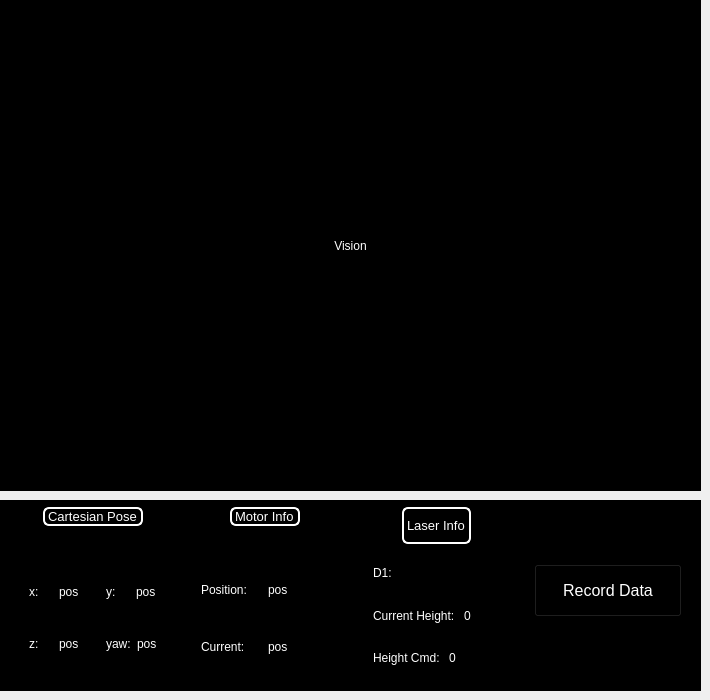
         <widget class="QWidget" name="VisionAndInfoPage">
          <widget class="QWidget" name="CameraWidgetInComponentControl" native="true">
           <property name="geometry">
            <rect>
             <x>0</x>
             <y>0</y>
             <width>701</width>
             <height>491</height>
            </rect>
           </property>
           <property name="styleSheet">
            <string notr="true">background-color: #000000;</string>
           </property>
           <layout class="QHBoxLayout" name="horizontalLayout_15">
            <item>
             <widget class="QLabel" name="VisionTextInComponentControl">
              <property name="styleSheet">
               <string notr="true">color:white;</string>
              </property>
              <property name="text">
               <string>Vision</string>
              </property>
              <property name="alignment">
               <set>Qt::AlignmentFlag::AlignCenter</set>
              </property>
             </widget>
            </item>
           </layout>
          </widget>
          <widget class="QFrame" name="Info_2">
           <property name="geometry">
            <rect>
             <x>0</x>
             <y>500</y>
             <width>701</width>
             <height>191</height>
            </rect>
           </property>
           <property name="styleSheet">
            <string notr="true"> background-color: #000000; color: white;</string>
           </property>
           <property name="frameShape">
            <enum>QFrame::Shape::StyledPanel</enum>
           </property>
           <property name="frameShadow">
            <enum>QFrame::Shadow::Raised</enum>
           </property>
           <layout class="QHBoxLayout" name="horizontalLayout_19" stretch="0,0,0,0">
            <property name="topMargin">
             <number>0</number>
            </property>
            <property name="bottomMargin">
             <number>9</number>
            </property>
            <item>
             <widget class="QWidget" name="CartesianPoseWidget_2" native="true">
              <property name="sizePolicy">
               <sizepolicy hsizetype="Preferred" vsizetype="Preferred">
                <horstretch>0</horstretch>
                <verstretch>0</verstretch>
               </sizepolicy>
              </property>
              <property name="minimumSize">
               <size>
                <width>0</width>
                <height>0</height>
               </size>
              </property>
              <layout class="QGridLayout" name="gridLayout_4">
               <property name="topMargin">
                <number>6</number>
               </property>
               <item row="1" column="1">
                <widget class="QFrame" name="yPosFrame_2">
                 <property name="frameShape">
                  <enum>QFrame::Shape::StyledPanel</enum>
                 </property>
                 <property name="frameShadow">
                  <enum>QFrame::Shadow::Raised</enum>
                 </property>
                 <layout class="QHBoxLayout" name="horizontalLayout_22">
                  <property name="bottomMargin">
                   <number>3</number>
                  </property>
                  <item alignment="Qt::AlignmentFlag::AlignLeft|Qt::AlignmentFlag::AlignVCenter">
                   <widget class="QLabel" name="y_2">
                    <property name="font">
                     <font>
                      <pointsize>9</pointsize>
                     </font>
                    </property>
                    <property name="text">
                     <string>y:</string>
                    </property>
                   </widget>
                  </item>
                  <item alignment="Qt::AlignmentFlag::AlignHCenter|Qt::AlignmentFlag::AlignVCenter">
                   <widget class="QLabel" name="yText_2">
                    <property name="text">
                     <string>pos</string>
                    </property>
                   </widget>
                  </item>
                 </layout>
                </widget>
               </item>
               <item row="2" column="0">
                <widget class="QFrame" name="zPosFrame_2">
                 <property name="frameShape">
                  <enum>QFrame::Shape::StyledPanel</enum>
                 </property>
                 <property name="frameShadow">
                  <enum>QFrame::Shadow::Raised</enum>
                 </property>
                 <layout class="QHBoxLayout" name="horizontalLayout_27">
                  <property name="bottomMargin">
                   <number>14</number>
                  </property>
                  <item alignment="Qt::AlignmentFlag::AlignLeft|Qt::AlignmentFlag::AlignVCenter">
                   <widget class="QLabel" name="z_2">
                    <property name="font">
                     <font>
                      <pointsize>9</pointsize>
                     </font>
                    </property>
                    <property name="text">
                     <string>z:</string>
                    </property>
                   </widget>
                  </item>
                  <item alignment="Qt::AlignmentFlag::AlignHCenter|Qt::AlignmentFlag::AlignVCenter">
                   <widget class="QLabel" name="zText_2">
                    <property name="text">
                     <string>pos</string>
                    </property>
                   </widget>
                  </item>
                 </layout>
                </widget>
               </item>
               <item row="2" column="1">
                <widget class="QFrame" name="yawPosFrame_2">
                 <property name="frameShape">
                  <enum>QFrame::Shape::StyledPanel</enum>
                 </property>
                 <property name="frameShadow">
                  <enum>QFrame::Shadow::Raised</enum>
                 </property>
                 <layout class="QHBoxLayout" name="horizontalLayout_28">
                  <property name="bottomMargin">
                   <number>14</number>
                  </property>
                  <item alignment="Qt::AlignmentFlag::AlignLeft|Qt::AlignmentFlag::AlignVCenter">
                   <widget class="QLabel" name="yaw_2">
                    <property name="font">
                     <font>
                      <pointsize>9</pointsize>
                     </font>
                    </property>
                    <property name="text">
                     <string>yaw:</string>
                    </property>
                   </widget>
                  </item>
                  <item alignment="Qt::AlignmentFlag::AlignHCenter|Qt::AlignmentFlag::AlignVCenter">
                   <widget class="QLabel" name="yawText_2">
                    <property name="text">
                     <string>pos</string>
                    </property>
                   </widget>
                  </item>
                 </layout>
                </widget>
               </item>
               <item row="0" column="0" colspan="2" alignment="Qt::AlignmentFlag::AlignHCenter|Qt::AlignmentFlag::AlignTop">
                <widget class="QLabel" name="CartesianPoseText_2">
                 <property name="font">
                  <font>
                   <pointsize>10</pointsize>
                  </font>
                 </property>
                 <property name="styleSheet">
                  <string notr="true">border: 2px solid #FFFFFF;  /* white solid border */
border-radius: 6px;</string>
                 </property>
                 <property name="text">
                  <string>Cartesian Pose</string>
                 </property>
                </widget>
               </item>
               <item row="1" column="0">
                <widget class="QFrame" name="xPosFrame_2">
                 <property name="font">
                  <font>
                   <pointsize>9</pointsize>
                  </font>
                 </property>
                 <property name="frameShape">
                  <enum>QFrame::Shape::StyledPanel</enum>
                 </property>
                 <property name="frameShadow">
                  <enum>QFrame::Shadow::Raised</enum>
                 </property>
                 <layout class="QHBoxLayout" name="horizontalLayout_29">
                  <property name="leftMargin">
                   <number>9</number>
                  </property>
                  <property name="bottomMargin">
                   <number>3</number>
                  </property>
                  <item alignment="Qt::AlignmentFlag::AlignLeft|Qt::AlignmentFlag::AlignVCenter">
                   <widget class="QLabel" name="x_2">
                    <property name="font">
                     <font>
                      <pointsize>9</pointsize>
                     </font>
                    </property>
                    <property name="text">
                     <string>x:</string>
                    </property>
                   </widget>
                  </item>
                  <item alignment="Qt::AlignmentFlag::AlignHCenter|Qt::AlignmentFlag::AlignVCenter">
                   <widget class="QLabel" name="xText_2">
                    <property name="text">
                     <string>pos</string>
                    </property>
                   </widget>
                  </item>
                 </layout>
                </widget>
               </item>
              </layout>
             </widget>
            </item>
            <item>
             <widget class="QWidget" name="MotorInfoWidget_2" native="true">
              <property name="styleSheet">
               <string notr="true"/>
              </property>
              <layout class="QGridLayout" name="gridLayout_5">
               <property name="topMargin">
                <number>6</number>
               </property>
               <item row="2" column="0">
                <widget class="QFrame" name="PositionFrame_2">
                 <property name="frameShape">
                  <enum>QFrame::Shape::StyledPanel</enum>
                 </property>
                 <property name="frameShadow">
                  <enum>QFrame::Shadow::Raised</enum>
                 </property>
                 <layout class="QHBoxLayout" name="horizontalLayout_30">
                  <item>
                   <widget class="QLabel" name="Position_2">
                    <property name="text">
                     <string>Position:</string>
                    </property>
                   </widget>
                  </item>
                  <item>
                   <widget class="QLabel" name="PositionText_2">
                    <property name="text">
                     <string>pos</string>
                    </property>
                   </widget>
                  </item>
                 </layout>
                </widget>
               </item>
               <item row="0" column="0" alignment="Qt::AlignmentFlag::AlignHCenter|Qt::AlignmentFlag::AlignTop">
                <widget class="QLabel" name="MotorInfoText_2">
                 <property name="font">
                  <font>
                   <pointsize>10</pointsize>
                  </font>
                 </property>
                 <property name="styleSheet">
                  <string notr="true">border: 2px solid #FFFFFF;  /* white solid border */
border-radius: 6px;</string>
                 </property>
                 <property name="text">
                  <string>Motor Info</string>
                 </property>
                </widget>
               </item>
               <item row="3" column="0">
                <widget class="QFrame" name="CurrentFrame_2">
                 <property name="frameShape">
                  <enum>QFrame::Shape::StyledPanel</enum>
                 </property>
                 <property name="frameShadow">
                  <enum>QFrame::Shadow::Raised</enum>
                 </property>
                 <layout class="QHBoxLayout" name="horizontalLayout_31">
                  <item>
                   <widget class="QLabel" name="Current_2">
                    <property name="text">
                     <string>Current: </string>
                    </property>
                   </widget>
                  </item>
                  <item>
                   <widget class="QLabel" name="CurrentText_2">
                    <property name="text">
                     <string>pos</string>
                    </property>
                   </widget>
                  </item>
                 </layout>
                </widget>
               </item>
              </layout>
             </widget>
            </item>
            <item>
             <widget class="QWidget" name="RecordData_2" native="true">
              <layout class="QGridLayout" name="gridLayout_6">
               <property name="topMargin">
                <number>6</number>
               </property>
               <item row="1" column="0">
                <widget class="QFrame" name="frame_12">
                 <property name="frameShape">
                  <enum>QFrame::Shape::StyledPanel</enum>
                 </property>
                 <property name="frameShadow">
                  <enum>QFrame::Shadow::Raised</enum>
                 </property>
                 <layout class="QVBoxLayout" name="verticalLayout_15">
                  <property name="leftMargin">
                   <number>9</number>
                  </property>
                  <property name="topMargin">
                   <number>9</number>
                  </property>
                  <property name="bottomMargin">
                   <number>0</number>
                  </property>
                  <item>
                   <widget class="QLabel" name="d1_2">
                    <property name="text">
                     <string>D1: </string>
                    </property>
                   </widget>
                  </item>
                 </layout>
                </widget>
               </item>
               <item row="0" column="0" alignment="Qt::AlignmentFlag::AlignHCenter">
                <widget class="QLabel" name="LaserInfoText_2">
                 <property name="font">
                  <font>
                   <pointsize>10</pointsize>
                  </font>
                 </property>
                 <property name="styleSheet">
                  <string notr="true">border: 2px solid #FFFFFF;  /* white solid border */
border-radius: 6px;</string>
                 </property>
                 <property name="text">
                  <string>Laser Info</string>
                 </property>
                </widget>
               </item>
               <item row="3" column="0">
                <widget class="QFrame" name="frame_7">
                 <property name="frameShape">
                  <enum>QFrame::Shape::StyledPanel</enum>
                 </property>
                 <property name="frameShadow">
                  <enum>QFrame::Shadow::Raised</enum>
                 </property>
                 <layout class="QHBoxLayout" name="horizontalLayout_32">
                  <property name="leftMargin">
                   <number>9</number>
                  </property>
                  <property name="bottomMargin">
                   <number>0</number>
                  </property>
                  <item>
                   <widget class="QLabel" name="d2_2">
                    <property name="text">
                     <string>Current Height: </string>
                    </property>
                   </widget>
                  </item>
                  <item>
                   <widget class="QLabel" name="currentHeight">
                    <property name="text">
                     <string>0</string>
                    </property>
                   </widget>
                  </item>
                 </layout>
                </widget>
               </item>
               <item row="4" column="0">
                <widget class="QFrame" name="frame_8">
                 <property name="frameShape">
                  <enum>QFrame::Shape::StyledPanel</enum>
                 </property>
                 <property name="frameShadow">
                  <enum>QFrame::Shadow::Raised</enum>
                 </property>
                 <layout class="QHBoxLayout" name="horizontalLayout_25">
                  <property name="leftMargin">
                   <number>9</number>
                  </property>
                  <property name="bottomMargin">
                   <number>0</number>
                  </property>
                  <item>
                   <widget class="QLabel" name="h1_2">
                    <property name="text">
                     <string>Height Cmd: </string>
                    </property>
                   </widget>
                  </item>
                  <item>
                   <widget class="QLabel" name="HeightCommand">
                    <property name="text">
                     <string>0</string>
                    </property>
                   </widget>
                  </item>
                 </layout>
                </widget>
               </item>
              </layout>
             </widget>
            </item>
            <item>
             <widget class="QWidget" name="RecordDataButtonContainer_2" native="true">
              <property name="sizePolicy">
               <sizepolicy hsizetype="Preferred" vsizetype="Preferred">
                <horstretch>0</horstretch>
                <verstretch>0</verstretch>
               </sizepolicy>
              </property>
              <layout class="QVBoxLayout" name="verticalLayout_21">
               <property name="leftMargin">
                <number>9</number>
               </property>
               <property name="topMargin">
                <number>9</number>
               </property>
               <item alignment="Qt::AlignmentFlag::AlignVCenter">
                <widget class="QPushButton" name="RecordDataButton_2">
                 <property name="sizePolicy">
                  <sizepolicy hsizetype="Preferred" vsizetype="Preferred">
                   <horstretch>0</horstretch>
                   <verstretch>0</verstretch>
                  </sizepolicy>
                 </property>
                 <property name="font">
                  <font>
                   <pointsize>12</pointsize>
                  </font>
                 </property>
                 <property name="styleSheet">
                  <string notr="true">QPushButton {
    padding: 16px 24px;
}

</string>
                 </property>
                 <property name="text">
                  <string>Record Data</string>
                 </property>
                </widget>
               </item>
              </layout>
             </widget>
            </item>
           </layout>
          </widget>
         </widget>
